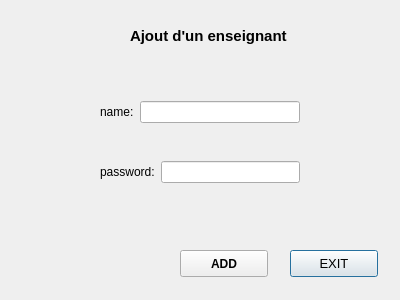
<?xml version="1.0" encoding="UTF-8"?>
<ui version="4.0">
 <class>ajoutenseignant</class>
 <widget class="QDialog" name="ajoutenseignant">
  <property name="geometry">
   <rect>
    <x>0</x>
    <y>0</y>
    <width>400</width>
    <height>300</height>
   </rect>
  </property>
  <property name="windowTitle">
   <string>Dialog</string>
  </property>
  <widget class="QLabel" name="label">
   <property name="geometry">
    <rect>
     <x>130</x>
     <y>20</y>
     <width>181</width>
     <height>31</height>
    </rect>
   </property>
   <property name="font">
    <font>
     <pointsize>11</pointsize>
     <weight>75</weight>
     <bold>true</bold>
    </font>
   </property>
   <property name="text">
    <string>Ajout d'un enseignant</string>
   </property>
  </widget>
  <widget class="QWidget" name="layoutWidget">
   <property name="geometry">
    <rect>
     <x>100</x>
     <y>100</y>
     <width>200</width>
     <height>24</height>
    </rect>
   </property>
   <layout class="QHBoxLayout" name="horizontalLayout">
    <item>
     <widget class="QLabel" name="label_2">
      <property name="text">
       <string>name:</string>
      </property>
     </widget>
    </item>
    <item>
     <widget class="QLineEdit" name="name_edit"/>
    </item>
   </layout>
  </widget>
  <widget class="QWidget" name="layoutWidget_2">
   <property name="geometry">
    <rect>
     <x>100</x>
     <y>160</y>
     <width>200</width>
     <height>24</height>
    </rect>
   </property>
   <layout class="QHBoxLayout" name="horizontalLayout_2">
    <item>
     <widget class="QLabel" name="label_3">
      <property name="text">
       <string>password:</string>
      </property>
     </widget>
    </item>
    <item>
     <widget class="QLineEdit" name="pass_edit"/>
    </item>
   </layout>
  </widget>
  <widget class="QPushButton" name="exit">
   <property name="geometry">
    <rect>
     <x>290</x>
     <y>250</y>
     <width>88</width>
     <height>27</height>
    </rect>
   </property>
   <property name="font">
    <font>
     <pointsize>10</pointsize>
     <weight>50</weight>
     <bold>false</bold>
    </font>
   </property>
   <property name="text">
    <string>EXIT</string>
   </property>
  </widget>
  <widget class="QPushButton" name="ajouter">
   <property name="geometry">
    <rect>
     <x>180</x>
     <y>250</y>
     <width>88</width>
     <height>27</height>
    </rect>
   </property>
   <property name="font">
    <font>
     <weight>75</weight>
     <bold>true</bold>
    </font>
   </property>
   <property name="text">
    <string>ADD</string>
   </property>
  </widget>
 </widget>
 <resources/>
 <connections/>
</ui>
